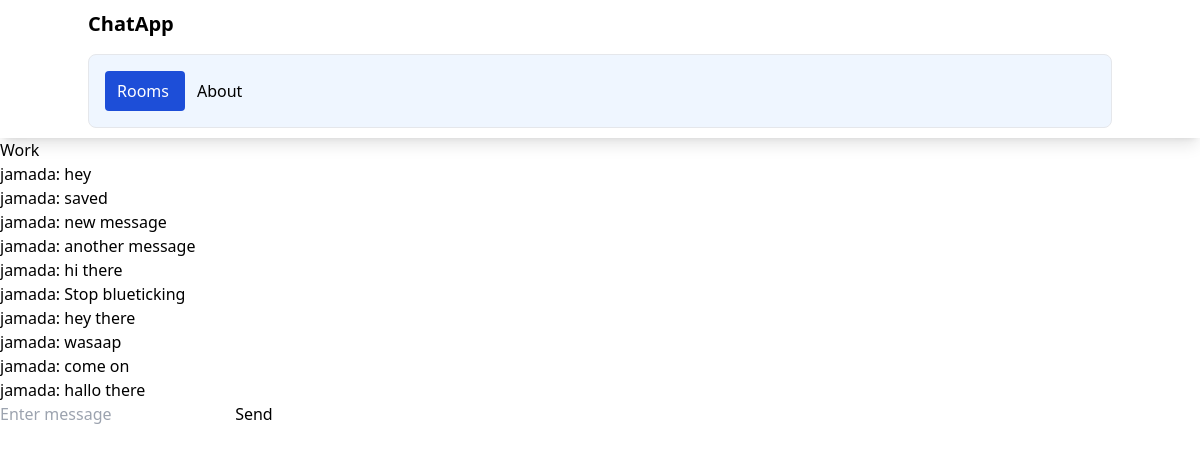
The page /rooms/work/ (signed in) on the database its author committed.
### chatapp/models.py (models this page shows, shortened)
class ChatRoom(models.Model):
    name = models.CharField(max_length=100)
    slug = models.SlugField(unique=True)

class ChatMessage(models.Model):
    user = models.ForeignKey(User,on_delete=models.CASCADE)
    room = models.ForeignKey(ChatRoom, on_delete=models.CASCADE)
    message = models.TextField()
    date = models.DateField(auto_now=True)
    class Meta:
        ordering=('date',)

### chatapp/views.py (the view)
# urls.py: path('<slug:slug>/', views.chatroom,name='chatroom')
def chatroom(request,slug):
    chatroom = ChatRoom.objects.get(slug=slug)
    messages = ChatMessage.objects.filter(room=chatroom)[0:30]
    return render(request,'chatapp/room.html', {'chatroom':chatroom,'messages':messages})

### chatapp/templates/chatapp/room.html (shortened to what this page needs)
{% extends 'chatapp/base.html' %}
{% block body %}
{{chatroom.name}}
<div id="chat_messages">
    {% for message in messages %}
        {{ message.user.username }}: {{message.message}} <br>
    {% endfor %}
</div>
<form method="post">
    <input type="text" name="message" placeholder="Enter message" id="message-input">
    <button type="submit" id="send-button">Send</button>
</form>
{% endblock%}

### rows shown on the page
ChatRoom: name "Work"
ChatMessage: user.username "jamada", message "hey"
ChatMessage: user.username "jamada", message "saved"
ChatMessage: user.username "jamada", message "new message"
ChatMessage: user.username "jamada", message "another message"
ChatMessage: user.username "jamada", message "hi there"
ChatMessage: user.username "jamada", message "Stop blueticking"
ChatMessage: user.username "jamada", message "hey there"
ChatMessage: user.username "jamada", message "wasaap"
ChatMessage: user.username "jamada", message "come on"
ChatMessage: user.username "jamada", message "hallo there"
